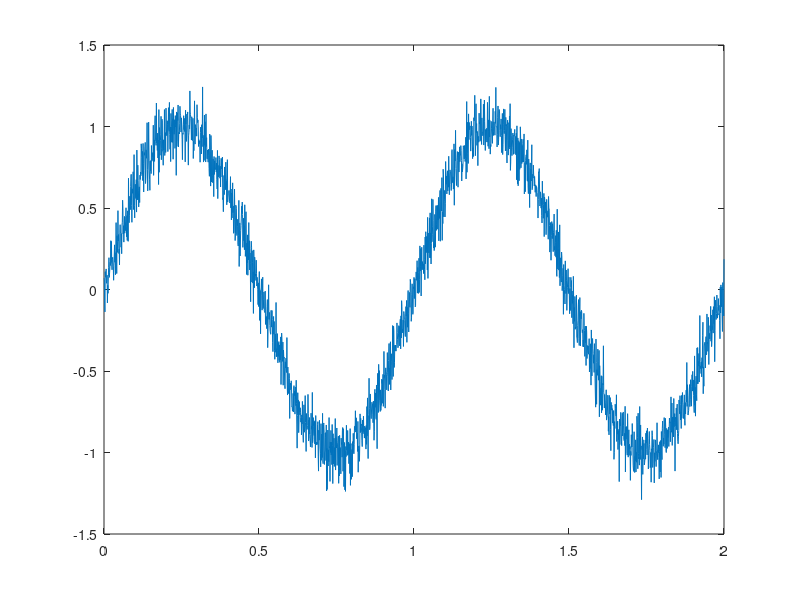

MATLAB code to generate this figure: (Note: this script raises an error after producing the figure.)
% Aula 2 - Matlab
% João Vitor Garcia Carvalho

%% limpeza geral

close all
clc
clear all

%% Declarar uma função

t = 0:0.001:2;
f = 1; %Hz
w = 2*pi*f;
x1= sin(w*t);
N = length(x1);
x1_ruido = x1'+randn(N,1)*0.1;


figure
plot(t,x1_ruido)
th = 0.5;
x2 = ceifar(x1,th);

hold on
plot(t,x2,'--k')

%%
function y = ceifar(x, th)

N = length(x)
y = zeros(N,1)

for i=1:N
    if x(i) > th
       y(i) = th;
    elseif x(i) < -th
       y(i) = -th;
    else
       y(i) = x(i);
    end
end
end